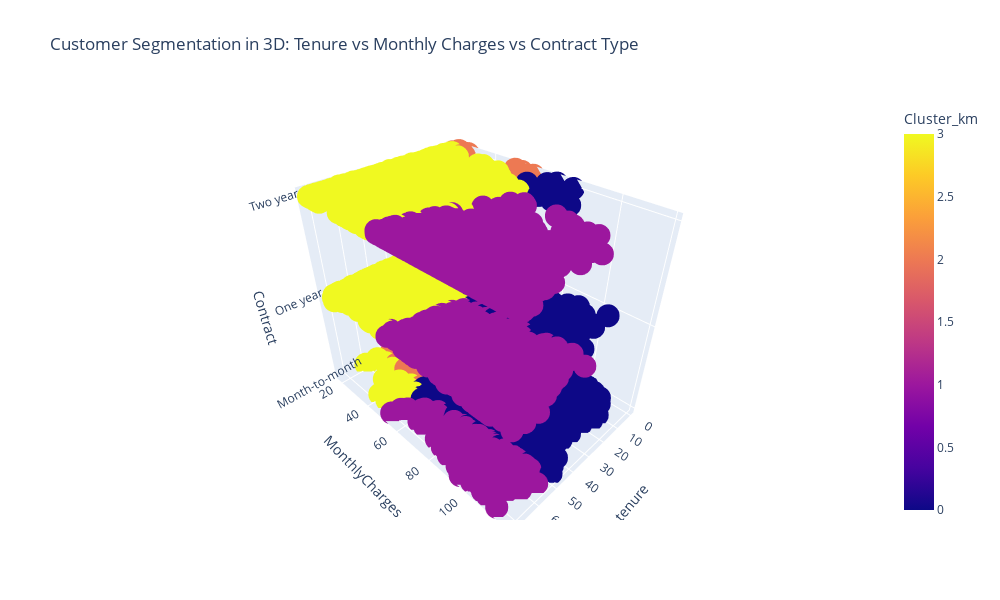

Write notebook code for a chart like this one.
### Code cell
# Create a 3D scatter plot of customers showing Tenure, Monthly Charges, and Contract Type, colored by KMeans cluster
fig = px.scatter_3d(
    data_frame = df,
    x = 'tenure',
    y = 'MonthlyCharges',
    z = 'Contract',
    color = 'Cluster_km',
    title = 'Customer Segmentation in 3D: Tenure vs Monthly Charges vs Contract Type',
    width = 1000,
    height = 600  
)
fig.show()

### Figure 1 — Plotly figure (JSON) as saved in the notebook; plotly's stock layout.template omitted (floating-point values rounded to 4 significant figures; data arrays with more than 128 entries replaced by an {"elided": "..."} marker saying what was removed)
{"data": [{"hovertemplate": "tenure=%{x}<br>MonthlyCharges=%{y}<br>Contract=%{z}<br>Cluster_km=%{marker.color}<extra></extra>", "legendgroup": "", "marker": {"color": {"elided": "7021 int values"}, "coloraxis": "coloraxis", "symbol": "circle"}, "mode": "markers", "name": "", "scene": "scene", "showlegend": false, "type": "scatter3d", "x": {"elided": "7021 int values"}, "y": {"elided": "7021 float values"}, "z": {"elided": "7021 str values"}}], "layout": {"coloraxis": {"colorbar": {"title": {"text": "Cluster_km"}}, "colorscale": [[0, "#0d0887"], [0.1111, "#46039f"], [0.2222, "#7201a8"], [0.3333, "#9c179e"], [0.4444, "#bd3786"], [0.5556, "#d8576b"], [0.6667, "#ed7953"], [0.7778, "#fb9f3a"], [0.8889, "#fdca26"], [1, "#f0f921"]]}, "height": 600, "legend": {"tracegroupgap": 0}, "scene": {"aspectmode": "auto", "aspectratio": {"x": 0.8464, "y": 1.181, "z": 1}, "domain": {"x": [0, 1], "y": [0, 1]}, "xaxis": {"title": {"text": "tenure"}, "type": "linear"}, "yaxis": {"title": {"text": "MonthlyCharges"}, "type": "linear"}, "zaxis": {"title": {"text": "Contract"}, "type": "category"}}, "title": {"text": "Customer Segmentation in 3D: Tenure vs Monthly Charges vs Contract Type"}, "width": 1000}}
